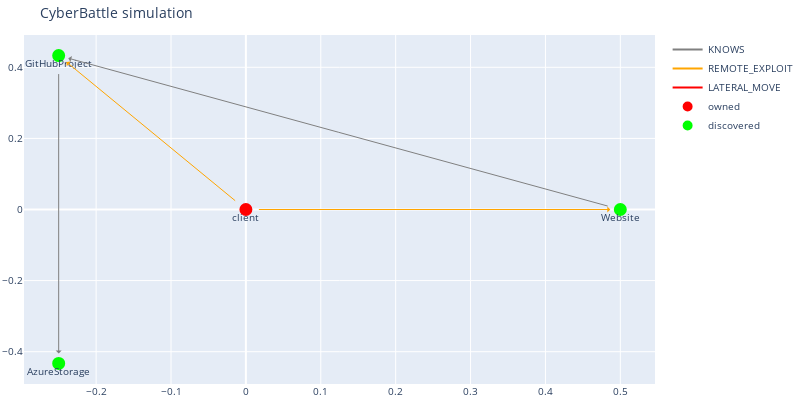

Notebook source saved alongside this figure:
### Code cell
# 3
leakedSasUrl = c2.run_remote_attack('client', 'GitHubProject',  'CredScanGitHistory')
dbg.plot_discovered_network()

### Figure 1 — Plotly figure (JSON) as saved in the notebook; plotly's stock layout.template omitted (floating-point values rounded to 4 significant figures)
{"data": [{"line": {"color": "gray"}, "mode": "lines", "name": "KNOWS", "type": "scatter", "x": [0], "y": [0]}, {"line": {"color": "orange"}, "mode": "lines", "name": "REMOTE_EXPLOIT", "type": "scatter", "x": [0], "y": [0]}, {"line": {"color": "red"}, "mode": "lines", "name": "LATERAL_MOVE", "type": "scatter", "x": [0], "y": [0]}, {"hoverinfo": "text", "marker": {"color": "#D32F2E", "line": {"color": "rgb(255,0,0)", "width": 8}, "size": 5, "symbol": "circle-dot"}, "mode": "markers+text", "name": "owned", "text": ["client"], "textposition": "bottom center", "type": "scatter", "x": [0], "y": [0]}, {"hoverinfo": "text", "marker": {"color": "#0e9d00", "line": {"color": "rgb(0,255,0)", "width": 8}, "size": 5, "symbol": "circle-dot"}, "mode": "markers+text", "name": "discovered", "text": ["Website", "GitHubProject", "AzureStorage"], "textposition": "bottom center", "type": "scatter", "x": [0.5, -0.25, -0.25], "y": [9.934e-09, 0.433, -0.433]}], "layout": {"annotations": [{"align": "center", "arrowcolor": "gray", "arrowhead": 1, "arrowsize": 1, "arrowwidth": 1, "ax": -0.25, "axref": "x", "ay": 0.433, "ayref": "y", "hovertext": "KNOWS", "opacity": 1, "showarrow": true, "standoff": 10, "startstandoff": 10, "x": -0.25, "xref": "x", "y": -0.433, "yref": "y"}, {"align": "center", "arrowcolor": "orange", "arrowhead": 1, "arrowsize": 1, "arrowwidth": 1, "ax": 0, "axref": "x", "ay": 0, "ayref": "y", "hovertext": "REMOTE_EXPLOIT", "opacity": 1, "showarrow": true, "standoff": 10, "startstandoff": 10, "x": 0.5, "xref": "x", "y": 9.934e-09, "yref": "y"}, {"align": "center", "arrowcolor": "orange", "arrowhead": 1, "arrowsize": 1, "arrowwidth": 1, "ax": 0, "axref": "x", "ay": 0, "ayref": "y", "hovertext": "REMOTE_EXPLOIT", "opacity": 1, "showarrow": true, "standoff": 10, "startstandoff": 10, "x": -0.25, "xref": "x", "y": 0.433, "yref": "y"}, {"align": "center", "arrowcolor": "gray", "arrowhead": 1, "arrowsize": 1, "arrowwidth": 1, "ax": 0.5, "axref": "x", "ay": 9.934e-09, "ayref": "y", "hovertext": "KNOWS", "opacity": 1, "showarrow": true, "standoff": 10, "startstandoff": 10, "x": -0.25, "xref": "x", "y": 0.433, "yref": "y"}], "autosize": false, "font": {"size": 10}, "height": 400, "hovermode": "closest", "margin": {"b": 15, "l": 2, "r": 2, "t": 35}, "showlegend": true, "title": {"text": "CyberBattle simulation"}, "width": 800}}
